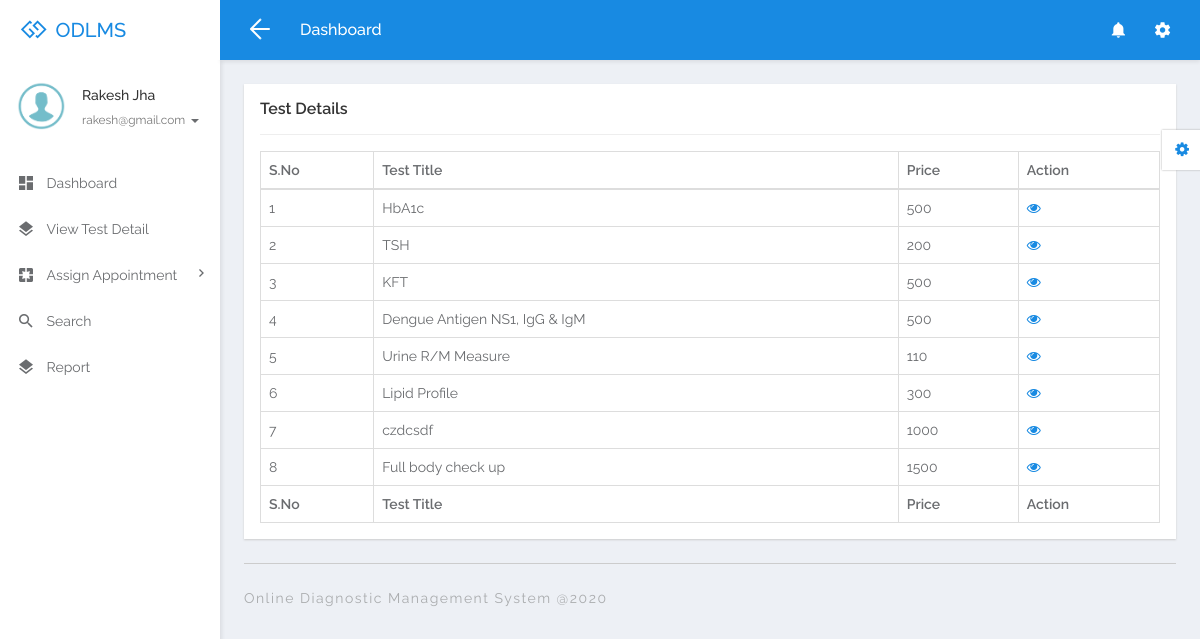
/odlms/employee/view-testdetail.php (signed in), run on the app's committed database.
### tables this page shows
CREATE TABLE `tblemployee` (
  `ID` int(10) NOT NULL,
  `EmpID` varchar(120) DEFAULT NULL,
  `Name` varchar(200) DEFAULT NULL,
  `MobileNumber` bigint(10) DEFAULT NULL,
  `Email` varchar(200) DEFAULT NULL,
  `Address` mediumtext DEFAULT NULL,
  `Password` varchar(120) DEFAULT NULL,
  `JoiningDate` timestamp NULL DEFAULT current_timestamp()
);

CREATE TABLE `tbllabtest` (
  `ID` int(10) NOT NULL,
  `TestTitle` varchar(200) DEFAULT NULL,
  `TestDescription` mediumtext DEFAULT NULL,
  `TestInterpretation` mediumtext DEFAULT NULL,
  `Price` varchar(150) DEFAULT NULL,
  `UpdationDate` timestamp NULL DEFAULT current_timestamp()
);

### odlms/employee/view-testdetail.php (the view, shortened to what this page needs)
<?php
if (strlen($_SESSION['odlmseid']==0)) {
  header('location:logout.php');
  } else{
  ?>
<!DOCTYPE html>
<html lang="en">
<head>
	<link rel="stylesheet" href="libs/bower/font-awesome/css/font-awesome.min.css">
	<link rel="stylesheet" href="libs/bower/material-design-iconic-font/dist/css/material-design-iconic-font.css">
	<link rel="stylesheet" href="libs/bower/animate.css/animate.min.css">
	<link rel="stylesheet" href="libs/bower/fullcalendar/dist/fullcalendar.min.css">
	<link rel="stylesheet" href="libs/bower/perfect-scrollbar/css/perfect-scrollbar.css">
	<link rel="stylesheet" href="assets/css/bootstrap.css">
	<link rel="stylesheet" href="assets/css/core.css">
	<link rel="stylesheet" href="assets/css/app.css">
</head>
<body class="menubar-left menubar-unfold menubar-light theme-primary">
<?php include_once('includes/header.php');?>
<?php include_once('includes/sidebar.php');?>
<main id="app-main" class="app-main">
  <div class="wrap">
	<section class="app-content">
		<div class="row">
			<div class="col-md-12">
				<div class="widget">
					<header class="widget-header">
						<h4 class="widget-title">Test Details</h4>
					</header>
					<hr class="widget-separator">
					<div class="widget-body">
						<div class="table-responsive">
							<table class="table table-bordered table-hover js-basic-example dataTable table-custom">
								<thead>
									<tr>
										<th>S.No</th>
										<th>Test Title</th>
										<th>Price</th>
										<th>Action</th>
									</tr>
								</thead>
								<tbody>
                  <?php
$sql="SELECT * from tbllabtest";
$query = $dbh -> prepare($sql);
$query->execute();
$results=$query->fetchAll(PDO::FETCH_OBJ);
$cnt=1;
if($query->rowCount() > 0)
{
foreach($results as $row)
{               ?>
									<tr>
										<td><?php echo htmlentities($cnt);?></td>
										<td><?php  echo htmlentities($row->TestTitle);?></td>
										<td><?php  echo htmlentities($row->Price);?></td>
										<td><a href="view-singletest-detail.php?viewid=<?php echo htmlentities ($row->ID);?>"><i class="fa fa-eye" aria-hidden="true"></i></a></td>
									</tr>
								 <?php $cnt=$cnt+1;}} ?>
								</tbody>
                  <tfoot>
                  <tr>
                   <th>S.No</th>
                    <th>Test Title</th>
                    <th>Price</th>
                    <th>Action</th>
                  </tr>
                </tfoot>
							</table>
						</div>
					</div>
				</div>
			</div>
		</div>
	</section>
</div>
  <?php include_once('includes/footer.php');?>
</main>
<?php include_once('includes/customizer.php');?>
</body>
</html>
<?php }  ?>

### odlms/employee/includes/sidebar.php (shortened to what this page needs)
<aside id="menubar" class="menubar light">
  <div class="app-user">
    <div class="media">
      <div class="media-left">
        <div class="avatar avatar-md avatar-circle">
          <a href="javascript:void(0)"><img class="img-responsive" src="assets/images/images.png" alt="avatar"/></a>
        </div>
      </div>
      <div class="media-body">
        <div class="foldable">
          <?php
$eid=$_SESSION['odlmseid'];
$sql="SELECT Name,Email from  tblemployee where ID=:eid";
$query = $dbh -> prepare($sql);
$query->bindParam(':eid',$eid,PDO::PARAM_STR);
$query->execute();
$results=$query->fetchAll(PDO::FETCH_OBJ);
foreach($results as $row)
{
$email=$row->Email;
$fname=$row->Name;
}   ?>
          <h5><a href="javascript:void(0)" class="username"><?php  echo $fname ;?></a></h5>
          <ul>
            <li class="dropdown">
              <a href="javascript:void(0)" class="dropdown-toggle usertitle" data-toggle="dropdown" aria-haspopup="true" aria-expanded="false">
                <small><?php  echo $email;?></small>
                <span class="caret"></span>
              </a>
            </li>
          </ul>
        </div>
      </div>
    </div>
  </div>
  <div class="menubar-scroll">
    <div class="menubar-scroll-inner">
      <ul class="app-menu">
        <li class="has-submenu">
          <a href="dashboard.php">
            <i class="menu-icon zmdi zmdi-view-dashboard zmdi-hc-lg"></i>
            <span class="menu-text">Dashboard</span>
          </a>
        </li>
        <li class="has-submenu">
          <a href="view-testdetail.php">
            <i class="menu-icon zmdi zmdi-layers zmdi-hc-lg"></i>
            <span class="menu-text">View Test Detail</span>
           </a>
        </li>
       <li class="has-submenu">
          <a href="javascript:void(0)" class="submenu-toggle">
            <i class="menu-icon zmdi zmdi-pages zmdi-hc-lg"></i>
            <span class="menu-text">Assign Appointment</span>
            <i class="menu-caret zmdi zmdi-hc-sm zmdi-chevron-right"></i>
          </a>
        </li>
        <li>
          <a href="search.php">
            <i class="menu-icon zmdi zmdi-search zmdi-hc-lg"></i>
            <span class="menu-text">Search</span>
          </a>
        </li>
        <li>
          <a href="appointment-collection-reports.php">
            <i class="menu-icon zmdi zmdi-layers zmdi-hc-lg"></i>
            <span class="menu-text">Report</span>
          </a>
        </li>
      </ul>
    </div>
  </div>
</aside>

### data on the page
tblemployee: Name "Rakesh Jha", Email "rakesh@gmail.com"
tbllabtest: TestTitle "HbA1c", Price "500"
tbllabtest: TestTitle "TSH", Price "200"
tbllabtest: TestTitle "KFT", Price "500"
tbllabtest: TestTitle "Dengue Antigen NS1, IgG & IgM", Price "500"
tbllabtest: TestTitle "Urine R/M Measure", Price "110"
tbllabtest: TestTitle "Lipid Profile", Price "300"
tbllabtest: TestTitle "czdcsdf", Price "1000"
tbllabtest: TestTitle "Full body check up", Price "1500"
